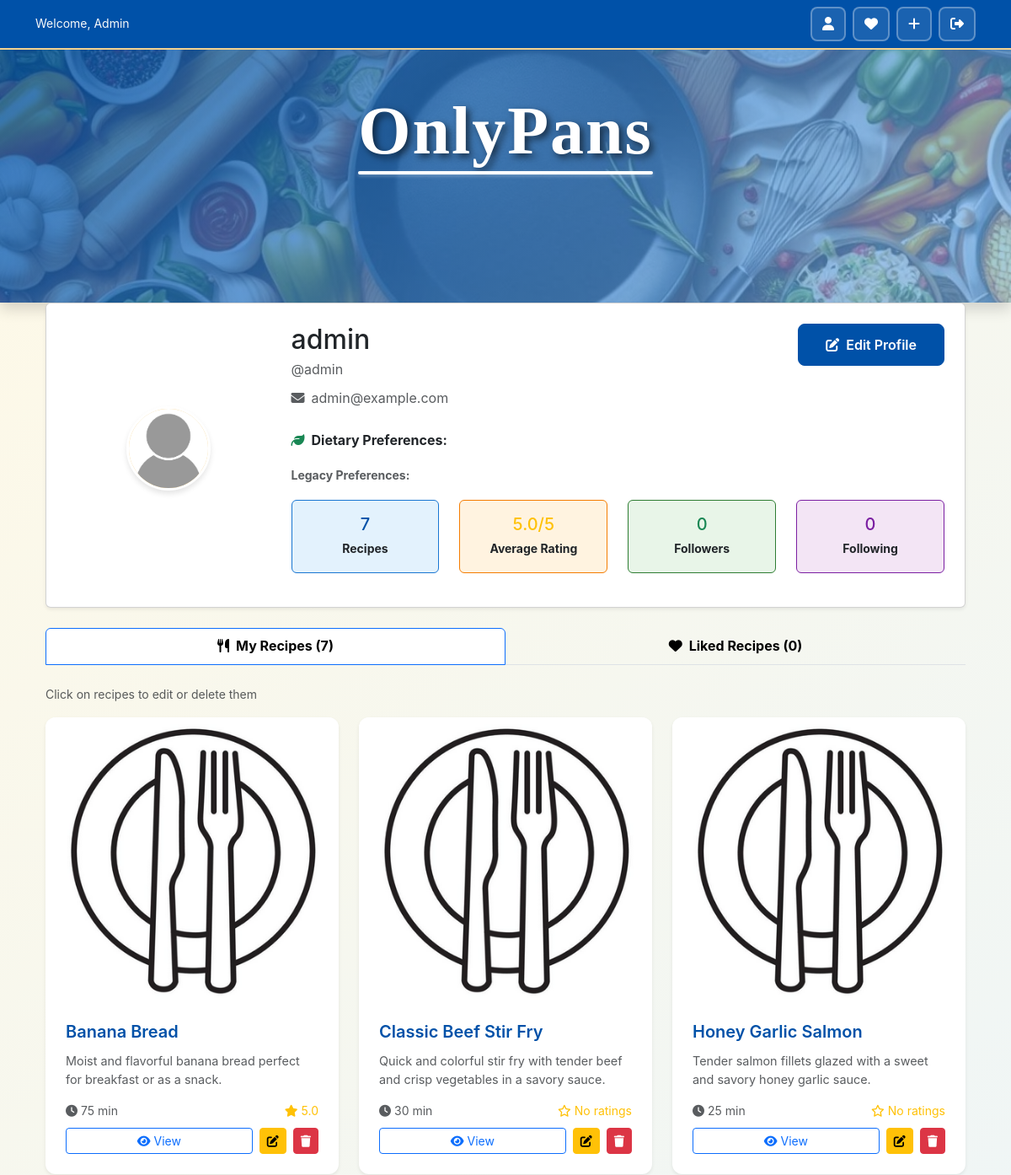
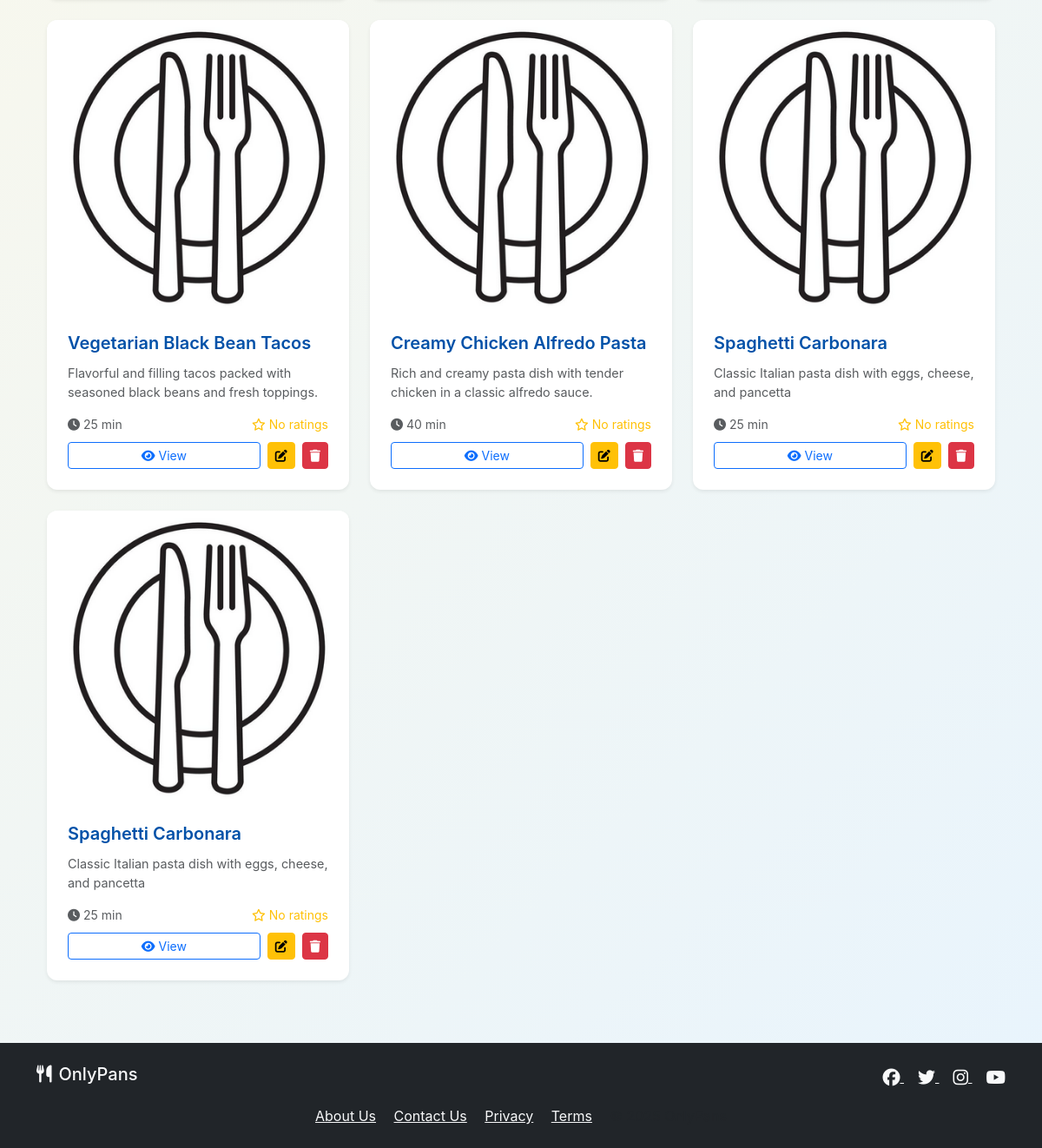
The page /accounts/profile/ (signed in) on the database as committed earlier (2 pictures, top to bottom).
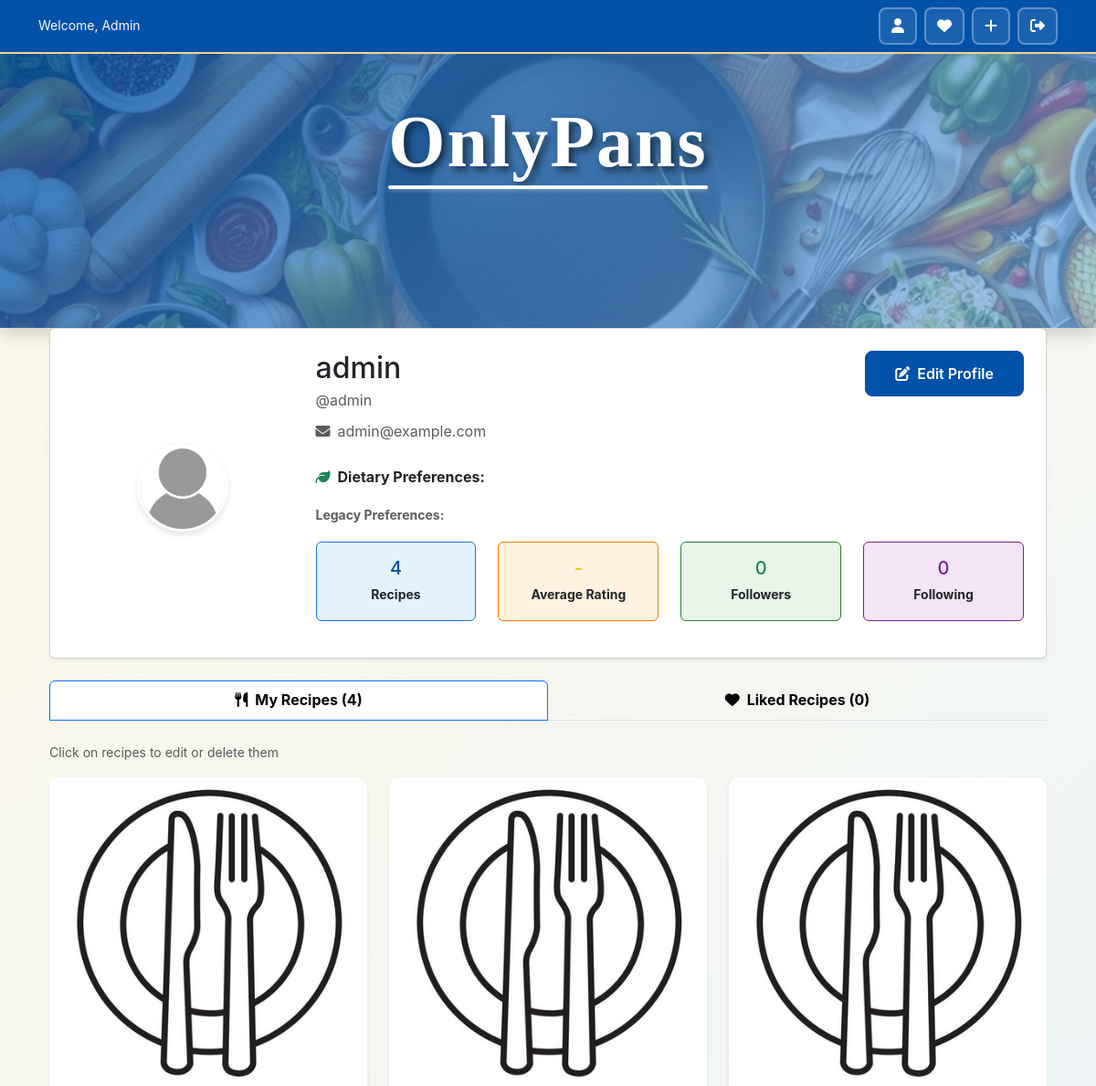
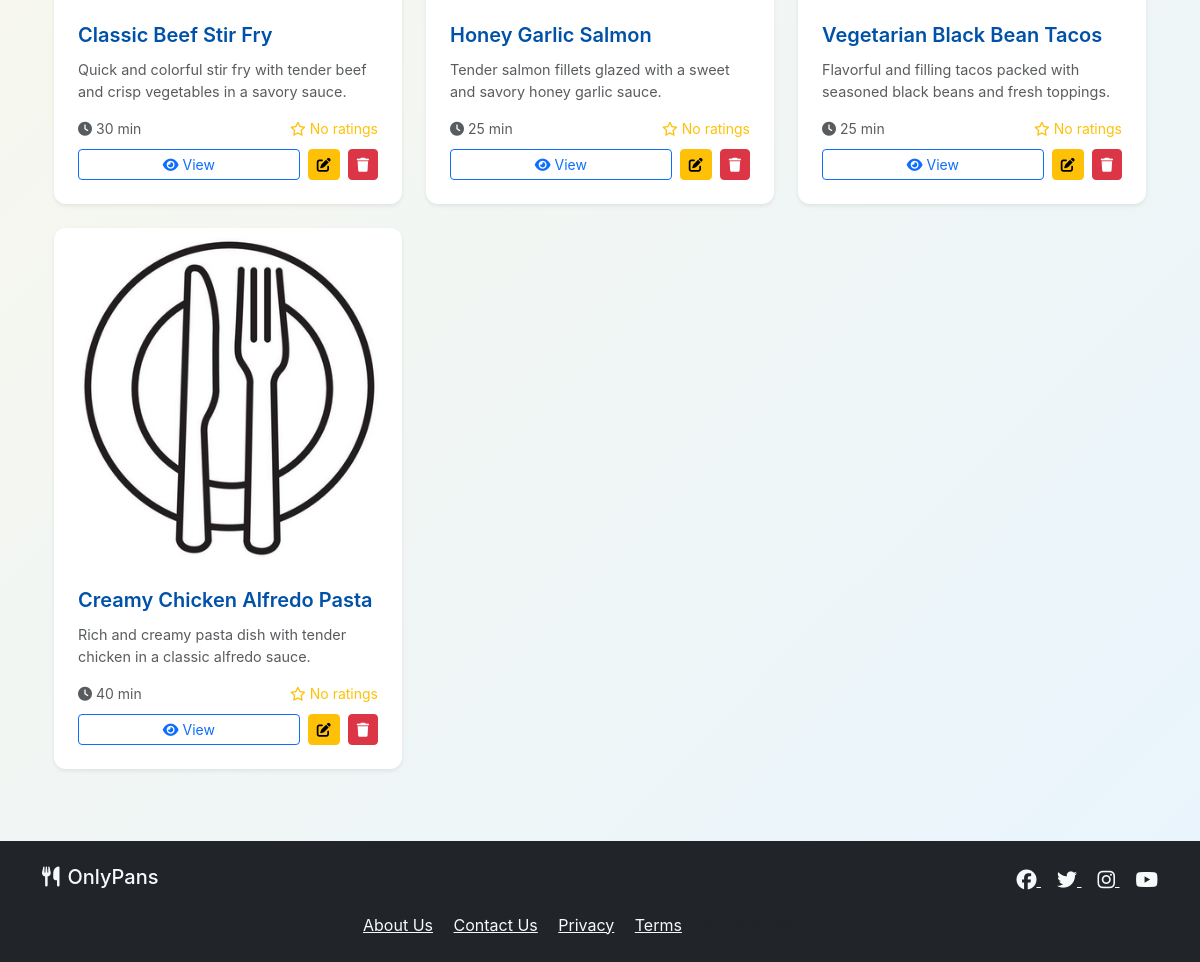
The same page on the database as committed later (2 pictures, top to bottom).
### recipes/models.py (models this page shows, shortened)
class Recipe(models.Model):
    user = models.ForeignKey(User, on_delete=models.CASCADE,
                             related_name='recipes')
    title = models.CharField(
        max_length=200,  # Reasonable recipe title length
        help_text='Recipe title (max 200 characters)'
    )
    slug = models.SlugField(max_length=255, unique=True, blank=True)
    description = models.TextField(
        max_length=1000,  # Prevent extremely long descriptions
        blank=True,
        help_text='Tell us about this recipe! (max 1000 characters)'
    )
    prep_time = models.PositiveIntegerField(
        help_text='Preparation time in minutes (max 1440 = 24 hours)',
        validators=[MinValueValidator(1), MaxValueValidator(1440)]
    )
    cook_time = models.PositiveIntegerField(
        help_text='Cooking time in minutes (max 1440 = 24 hours)',
        validators=[MinValueValidator(1), MaxValueValidator(1440)]
    )
    servings = models.PositiveIntegerField(
        default=4,
        help_text='Number of servings (max 100)',
        validators=[MinValueValidator(1), MaxValueValidator(100)]
    )
    image = CloudinaryField(
        'image',
        blank=True,
        null=True,
        folder='recipes/',
        help_text='Upload recipe image'
    )
    image_url = models.URLField(blank=True, help_text='Or paste image URL')
    tags = models.ManyToManyField(Tag, blank=True)
    view_count = models.PositiveIntegerField(default=0)
    created_at = models.DateTimeField(auto_now_add=True)
    updated_at = models.DateTimeField(auto_now=True)
    def get_image_url(self):
        from django.templatetags.static import static
        return static('images/default_recipe.png')
    @property
    def total_time(self):
        return self.prep_time + self.cook_time
    @property
    def average_rating(self):
        ratings = self.ratings.all()
        if ratings:
            return sum(r.rating for r in ratings) / len(ratings)
        return 0
    class Meta:
        ordering = ['-created_at']

class Rating(models.Model):
    RATING_CHOICES = [
        (1, '1 Star'),
        (2, '2 Stars'),
        (3, '3 Stars'),
        (4, '4 Stars'),
        (5, '5 Stars'),
    ]
    recipe = models.ForeignKey(
        Recipe,
        on_delete=models.CASCADE,
        related_name='ratings'
    )
    user = models.ForeignKey(User, on_delete=models.CASCADE)
    rating = models.PositiveIntegerField(
        choices=RATING_CHOICES,
        validators=[MinValueValidator(1), MaxValueValidator(5)],
        help_text='Rating from 1 to 5 stars'
    )
    created_at = models.DateTimeField(auto_now_add=True)
    updated_at = models.DateTimeField(auto_now=True)
    class Meta:
        unique_together = ('recipe', 'user')
        ordering = ['-created_at']

### accounts/views.py (the view)
# urls.py: path('profile/', views.profile_view, name='profile'),
@login_required
def profile_view(request, username=None):
    if username:
        profile_user = get_object_or_404(User, username=username)
        is_own_profile = request.user == profile_user
    else:
        profile_user = request.user
        is_own_profile = True
    from .models import UserProfile
    user_profile, created = UserProfile.objects.get_or_create(
        user=profile_user
    )
    user_recipes = profile_user.recipes.all().order_by('-created_at')
    follower_count = user_profile.get_follower_count()
    following_count = user_profile.get_following_count()
    is_following = False
    if request.user.is_authenticated and not is_own_profile:
        is_following = user_profile.is_following(profile_user)
    liked_recipes = []
    if is_own_profile:
        liked_recipe_objects = user_profile.get_liked_recipes()[:6]  # Show first 6
        liked_recipes = [like.recipe for like in liked_recipe_objects]
    context = {
        'profile_user': profile_user,
        'user_profile': user_profile,
        'is_own_profile': is_own_profile,
        'user_recipes': user_recipes,
        'recipe_count': user_recipes.count(),
        'average_rating': user_profile.get_average_recipe_rating(),
        'follower_count': follower_count,
        'following_count': following_count,
        'is_following': is_following,
        'liked_recipes': liked_recipes,
        'liked_count': len(user_profile.get_liked_recipes()) if is_own_profile else 0,
    }
    return render(request, 'accounts/profile.html', context)

### accounts/models.py (called while the page is built)
    def get_profile_image_url(self):
        from django.templatetags.static import static
        if self.profile_image:
            try:
                return self.profile_image.url
            except Exception:
                return static('images/default_user.jpg')
        return static('images/default_user.jpg')

    @property
    def full_display_name(self):
        if self.user.first_name or self.user.last_name:
            return self.user.get_full_name()
        return self.user.username

    def get_average_recipe_rating(self):
        user_recipes = self.user.recipes.all()
        if not user_recipes:
            return 0
        total_rating = 0
        total_recipes_with_ratings = 0
        for recipe in user_recipes:
            avg_rating = recipe.average_rating
            if avg_rating > 0:
                total_rating += avg_rating
                total_recipes_with_ratings += 1
        if total_recipes_with_ratings == 0:
            return 0
        return round(total_rating / total_recipes_with_ratings, 1)

    def get_follower_count(self):
        return self.user.followers.count()

    def get_following_count(self):
        return self.user.following.count()

### accounts/templates/accounts/profile.html (shortened to what the changed rows need)
{% extends 'base.html' %}
{% load static %}
{% load profile_extras %}
{% block content %}
<div class="container-fluid">
    <div class="row">
        <div class="col-12 mb-4">
            <div class="card shadow-sm">
                <div class="card-body">
                    <div class="row align-items-center">
                        <div class="col-md-9">
                            <div
                                class="d-flex justify-content-between align-items-start mb-3"
                            >
                                <div>
                                    <h2 class="mb-1">
                                        {{ profile_user.profile.full_display_name }}
                                    </h2>
                                </div>
                            </div>
                            <div class="row text-center">
                                <div class="col-md-3 mb-3">
                                    <div class="p-3 rounded" style="background-color: #e3f2fd; border: 1px solid #1976d2;">
                                        <h5 class="mb-1 text-primary">
                                            {{ recipe_count }}
                                        </h5>
                                        <small class="text-dark fw-bold">Recipe{{ recipe_count|pluralize }}</small>
                                    </div>
                                </div>
                                <div class="col-md-3 mb-3">
                                    <div class="p-3 rounded" style="background-color: #fff3e0; border: 1px solid #f57c00;">
                                        <h5 class="mb-1 text-warning">
                                            {% if average_rating > 0 %}
                                                {{ average_rating }}/5
                                            {% else %}
                                                -
                                            {% endif %}
                                        </h5>
                                        <small class="text-dark fw-bold">Average Rating</small>
                                    </div>
                                </div>
                            </div>
                        </div>
                    </div>
                </div>
            </div>
        </div>
        <div class="col-12">
            {% if is_own_profile %}
            <nav>
                <div class="nav nav-tabs nav-justified" id="nav-tab" role="tablist">
                    <button class="nav-link active fw-bold" id="nav-recipes-tab" data-bs-toggle="tab" data-bs-target="#nav-recipes" type="button" role="tab" aria-controls="nav-recipes" aria-selected="true" style="color: #000 !important; border-color: #0d6efd;">
                        <i class="fas fa-utensils me-2"></i>My Recipes ({{ recipe_count }})
                    </button>
                    <button class="nav-link fw-bold" id="nav-liked-tab" data-bs-toggle="tab" data-bs-target="#nav-liked" type="button" role="tab" aria-controls="nav-liked" aria-selected="false" style="color: #000 !important;">
                        <i class="fas fa-heart me-2"></i>Liked Recipes ({{ liked_count }})
                    </button>
                </div>
            </nav>
            <div class="tab-content mt-4" id="nav-tabContent">
                <div class="tab-pane fade show active" id="nav-recipes" role="tabpanel" aria-labelledby="nav-recipes-tab">
                    {% if recipe_count > 0 %}
                    <small class="text-muted mb-3 d-block">Click on recipes to edit or delete them</small>
                    {% endif %}
            {% endif %}
            {% if user_recipes %}
            <div class="row">
                {% for recipe in user_recipes %}
                <div class="col-md-6 col-lg-4 mb-4">
                    <div class="card h-100 shadow-sm recipe-card">
                        {% if recipe.get_image_url %}
                        <img
                            src="{{ recipe.get_image_url }}"
                            class="card-img-top"
                            alt="{{ recipe.title }}"
                            class="profile-recipe-image"
                        />
                        {% endif %}
                        <div class="card-body d-flex flex-column">
                            <h5 class="card-title">{{ recipe.title }}</h5>
                            <p class="card-text text-muted flex-grow-1">
                                {{ recipe.description|truncatewords:15 }}
                            </p>
                            <div class="mt-auto">
                                <div
                                    class="d-flex justify-content-between align-items-center mb-2"
                                >
                                    <small class="text-muted">
                                        <i class="fas fa-clock me-1"></i>{{ recipe.total_time }} min
                                    </small>
                                    <small class="text-warning">
                                        {% if recipe.average_rating > 0 %}
                                            <i class="fas fa-star me-1"></i>{{ recipe.average_rating|floatformat:1 }}
                                        {% else %}
                                            <i class="far fa-star me-1"></i>No
                                        ratings {% endif %}
                                    </small>
                                </div>
                                <div class="d-flex gap-2">
                                    <a
                                    <a
                                        href="{% url 'recipes:recipe_detail' recipe.slug %}"
                                        class="btn btn-outline-primary btn-sm flex-grow-1"
                                        aria-label="View {{ recipe.title }}"
                                        data-bs-toggle="tooltip"
                                        data-bs-placement="top"
                                        title="View Recipe"
                                    >
                                        <i class="fas fa-eye me-1"></i>View
                                    </a>
                                    {% if is_own_profile %}
                                    <a
                                        href="{% url 'recipes:recipe_edit' recipe.slug %}"
                                        class="btn btn-warning btn-sm"
                                        aria-label="Edit {{ recipe.title }}"
                                        data-bs-toggle="tooltip"
                                        data-bs-placement="top"
                                        title="Edit Recipe"
                                    >
                                        <i class="fas fa-edit"></i>
                                    </a>
                                    <button
                                        class="btn btn-danger btn-sm"
                                        onclick="confirmDelete('{{ recipe.slug }}', '{{ recipe.title }}')"
                                        aria-label="Delete {{ recipe.title }}"
                                        data-bs-toggle="tooltip"
                                        data-bs-placement="top"
                                        title="Delete Recipe"
                                    >
                                        <i class="fas fa-trash"></i>
                                    </button>
                                    {% endif %}
                                </div>
                            </div>
                        </div>
                    </div>
                </div>
                {% endfor %}
            </div>
            {% endif %}
            {% if is_own_profile %}
                </div>
            </div>
            {% endif %}
        </div>
    </div>
</div>
{% endblock %}

Rows that differ between the two databases and show on the page:
removed Recipe: title "Banana Bread", description "Moist and flavorful banana bread perfect for breakfast or as a snack.", total_time "75", average_rating "5.0"
removed Recipe: title "Spaghetti Carbonara", description "Classic Italian pasta dish with eggs, cheese, and pancetta", total_time "25", shows "No ratings"
removed Recipe: title "Spaghetti Carbonara", description "Classic Italian pasta dish with eggs, cheese, and pancetta", total_time "25", shows "No ratings"
Other text that changed with them:
{{ recipe_count }}: "7" → "4"
{{ average_rating }}: "5.0" → (not shown)
text no longer shown: "/5"
